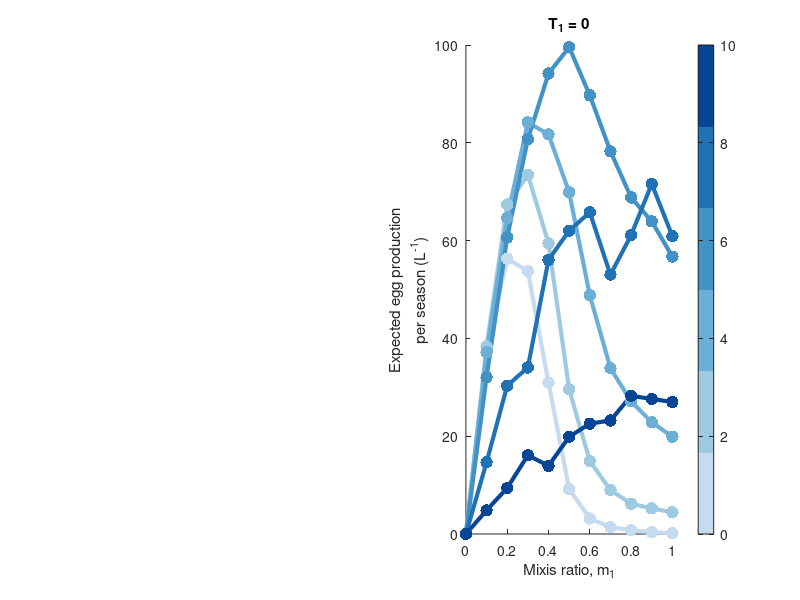

Source code (MATLAB): (Note: this script raises an error after producing the figure.)
clear all

% Create Figure 5 from results of stochastic experiments run in
% Figure5_part1.m 

load('Data_for_Figure5.mat')

% Get colors
bluemono = [8, 69, 148;
            33, 113, 181;  
            66, 146, 198; 
            107, 174, 214; 
            158, 202, 225; 
            198, 219, 239]./255; 
colorvals =  bluemono(end:-1:1,:);



% now make a figure
G = length(G_vals); 
m = length(mixis); 

figure(1)
subplot(1,2,2)
expected_egg_production = mean(cumulative_egg_production')./num_seasons;
for i = 1:length(G_vals) %want to have lines connecting dots, stupidly hard now 
    hold on 
    plot(mixis_and_G(1,i:G:end),expected_egg_production(i:G:end), 'color', colorvals(i,:), 'linewidth', 3)
end
scatter(mixis_and_G(1,:), expected_egg_production, 80, mixis_and_G(2,:), 'filled')
colormap(colorvals)
title(['T_1 = 0'])
ylabel({'Expected egg production'; 'per season (L^{-1})'})
xlabel('Mixis ratio, m_1')
h = colorbar ;
h.Label.String = 'Generational block, G_1';
h.Ticks = G_vals
box on 
ylim([0 108])


%second panel
subplot(1,2,1)
t = length(threshold); 
m = length(mixis); 
colorvals =  bluemono(end:-1:1,:);
expected_egg_production = mean(cumulative_egg_production_2')./num_seasons;
for i = 1:t %want to have lines connecting dots, stupidly hard now 
    hold on 
    plot(mixis_and_thresh(1,i:t:end),expected_egg_production(i:t:end), 'color', colorvals(i,:), 'linewidth', 3)
end
scatter(mixis_and_thresh(1,:), expected_egg_production, 80, mixis_and_thresh(2,:), 'filled')
colormap(colorvals)
title(['G_1 = 0'])
ylabel({'Expected egg production'; 'per season (L^{-1})'})
xlabel('Mixis ratio, m_1')
h = colorbar ;
h.Label.String = 'Mixis threshold, T_1';
h.Ticks = threshold
ylim([0 108])

box on 

set(findall(gcf,'-property','FontSize'),'FontSize',15)